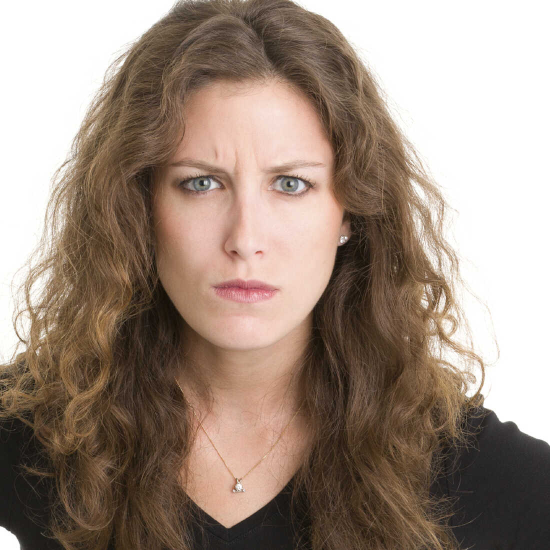
#> input picture test.jpg, 1100 x 1100 px (shown at 1/2 size)
$ python -i iris.py   (imports and definitions only)
#> lines starting #> are read from the running program, lines starting #| are printed output that depends on the picture
import csv
import os
import subprocess
from io import StringIO

import cv2 as cv
import imutils
from PIL import Image, ImageOps


def scan_iris(
    img_path: str,
) -> dict:
    """_summary_

    Args:
        img_path (str): _description_

    Returns:
        dict: _description_
    """
#> called with img_path = '../test.jpg'
    output = {"log": []}

    try:
        img = cv.imread(img_path)
#> img is the input picture: shape (1100, 1100, 3); mean B, G, R 127.6, 140.2, 157.9
        if img is None:
            raise RuntimeError("failed to open file.")
        h, w, _ = img.shape
#> h = 1100; w = 1100
        output.update(
            {
                "image_height": h,
                "image_width": w,
            }
        )
    except Exception as e:
        output["log"].append({"load image": str(e)})
        return output

    try:
        # result = crop_input(img_path) # won't work better
        result = resize_input(
            img_path,
            upper=(630, 470),
            lower=(400, 400),
            file_format="png",
        )  # reduce range resolution to improve robustness #17
        if result["resize"]:
            output["log"].append(
                {"resize": f"input resized to ({result['width']}, {result['height']})"}
            )
            img_path = result["path"]
        if result["format"]:
            output["log"].append(
                {"convert": f"input converted to {result['format'].upper()} format"}
            )
            img_path = result["path"]
    except Exception as e:
        output["log"].append({"preprocess": str(e)})
        return output

    # Iris Analysis
    meta = get_attributes(img_path)
    if meta.get("error"):
        output["log"].append(
            {"iris image analysis": meta.pop("error")}
        )
    output.update(meta)

    if result["resize"] or result["convert"]:
        os.remove(img_path)

    if not output.get("log"):
        output.pop("log")

    return output


def get_attributes(img_path: str) -> dict:
    try:
        output = {}
        try:
            raw = subprocess.check_output(["biqt", "-m", "iris", img_path])
        except Exception:
            raise RuntimeError("Engine failed")
        content = StringIO(raw.decode())
        attributes = csv.DictReader(content)
        for attribute in attributes:
            output.update({attribute.get("Key"): float(attribute.get("Value"))})
        if not output:
            raise RuntimeError("Engine failed")
        quality_score = {"quality": output.get("quality")}
        output.pop("quality")
        # output.pop("fast_quality")
        quality_score.update(output)
        output = quality_score
    except Exception as e:
        return {
            "quality": None,
            "contrast": None,
            "sharpness": None,
            "iris_diameter": None,
            "percent_visible_iris": None,
            "iris_pupil_gs": None,
            "iris_sclera_gs": None,
            "iso_overall_quality": None,
            "iso_greyscale_utilization": None,
            "iso_iris_pupil_concentricity": None,
            "iso_iris_pupil_contrast": None,
            "iso_iris_pupil_ratio": None,
            "iso_iris_sclera_contrast": None,
            "iso_margin_adequacy": None,
            "iso_pupil_boundary_circularity": None,
            "iso_sharpness": None,
            "iso_usable_iris_area": None,
            "error": str(e)
        }
    return output


def resize_input(
    input_path,
    upper=(1000, 680),
    lower=(256, 256),
    file_format="",
    grayscale=False,
):
#> called with input_path = '../test.jpg', upper = (630, 470), lower = (400, 400), file_format = 'png', grayscale = False
    try:
        raw = cv.imread(input_path)
        img = raw.copy()
        h, w, _ = img.shape
#> h = 1100; w = 1100
        result = {
            "resize": False,
            "convert": False,
            "format": file_format,
            "width": w,
            "height": h,
            "path": input_path,
        }
    except Exception as e:
        raise RuntimeError(f"failed to load: {str(e)}")

    if w > upper[0] or h > upper[1] or w < lower[0] or h < lower[1]:
        result["resize"] = True

        inf_count = 5  # break inf loop
        while w > upper[0] or h > upper[1] or w < lower[0] or h < lower[1]:
            inf_count -= 1
            if w > upper[0]:
                img = imutils.resize(img, width=upper[0])
                h, w, _ = img.shape
            if h > upper[1]:
                img = imutils.resize(img, height=upper[1])
                h, w, _ = img.shape
            if w < lower[0]:
                img = imutils.resize(img, width=lower[0])
                h, w, _ = img.shape
            if h < lower[1]:
                img = imutils.resize(img, height=lower[1])
                h, w, _ = img.shape
            if inf_count < 0:
                break
#> this loop made 1 pass
#> pass 1, in resize_input, `img = imutils.resize(img, width=upper[0])`:
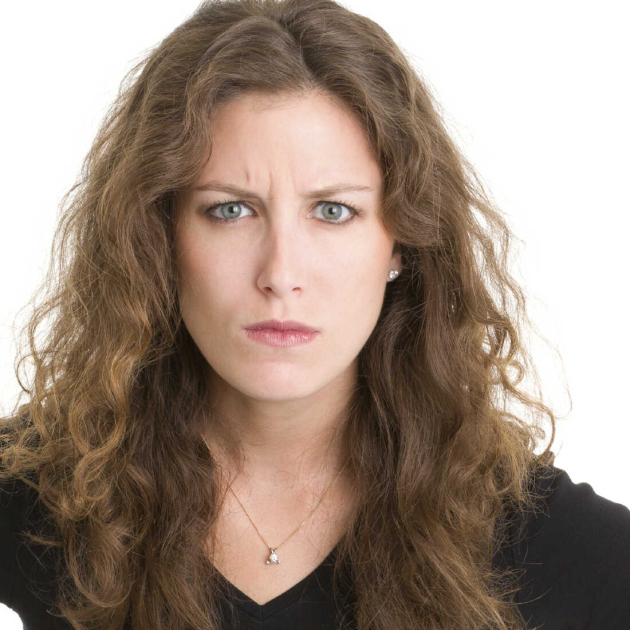
#> img: shape (630, 630, 3); mean B, G, R 127.6, 140.2, 157.9
#> after the loop, h = 470; inf_count = 4; w = 470

    if grayscale:
        if len(img.shape) == 3 and img.shape[2] == 3:
            img = cv.cvtColor(img, cv.COLOR_BGR2GRAY)
        # img = cv.GaussianBlur(img, (11, 11), 0)

    if result["resize"]:
        if file_format:
            result["convert"] = True
            img_path = os.path.splitext(input_path)[0] + f".resized.{file_format}"
        else:
            filename, file_format = os.path.splitext(input_path)[0], os.path.splitext(input_path)[1]
            img_path = filename + f".resized.{file_format}"
            result["format"] = file_format
        cv.imwrite(img_path, img)
    else:
        if file_format:
            result["convert"] = True
            img_path = os.path.splitext(input_path)[0] + f".converted.{file_format}"
            cv.imwrite(img_path, img)
        else:
            img_path = input_path

    result["path"] = img_path
    result["width"] = w
    result["height"] = h

    return result


def crop_input(
    input_path,
):
    """Older version of BIQT claims it supports only 480 by 480 or 640 by 480 input

    Args:
        input_path (_type_): _description_
        target (tuple, optional): _description_. Defaults to (640,480).
    """
    try:
        img = Image.open(input_path)
        w, h = img.size
    except Exception as e:
        raise RuntimeError(f"failed to load: {str(e)}")

    result = {"resize": False, "width": w, "height": h, "path": input_path}

    if h == 480 and (w == 480 or 640):
        return result

    if (w / h) > 640 / 480 or (w / h) > 1.1:
        img = ImageOps.fit(img, size=(640, 480))

    else:
        img = ImageOps.fit(img, size=(480, 480))

    filename, file_format = os.path.splitext(input_path)[0], os.path.splitext(input_path)[1]
    img_path = filename + f".resized{file_format}"
    img.save(img_path)

    w, h = img.size
    result["resize"] = True
    result["path"] = img_path
    result["width"] = w
    result["height"] = h

    return result

>>> result = scan_iris('../test.jpg')
#> in scan_iris, `result = resize_input( img_path, upper=(630, 470), lower=(400, 400), f..`: result = {'resize': True, 'convert': True, 'format': 'png', 'width': 470, 'height': 470, 'path': '../test.resized.png'}
#> in scan_iris, `img_path = result["path"]`: img_path = '../test.resized.png'
#> (the run stopped early here; a loop or call above may not have finished)
